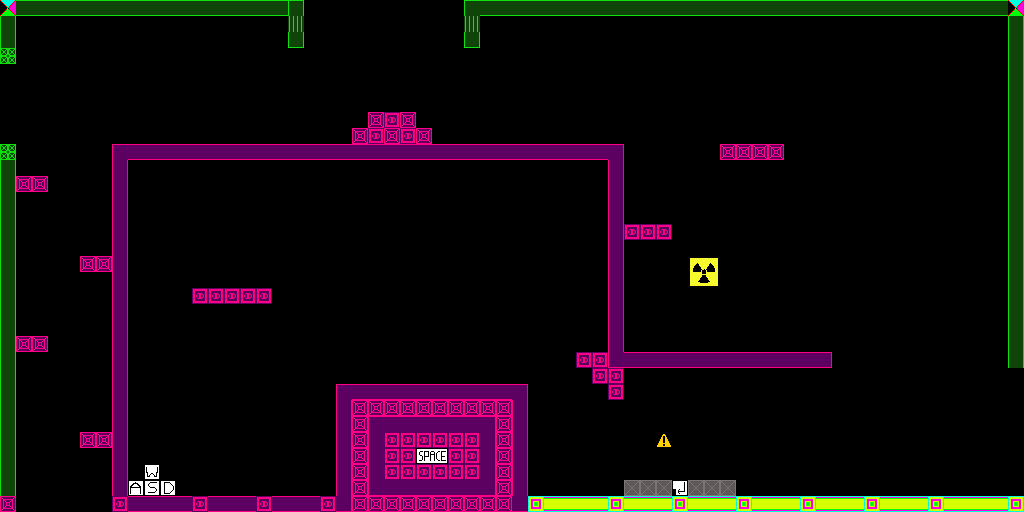

Rendered tile map (Tiled .tmx) drawn with the repository's tilesets; below, a short description and the map source with its tile grids summarised:
An orthogonal 64x32 tile map with 16x16 px tiles, 2 tile layers (Tile Layer 1, cosmetic) and 7 objects (4x teleport, turret, platform, slime).

<map version="1.0" orientation="orthogonal" width="64" height="32" tilewidth="16" tileheight="16">
 <tileset firstgid="1" name="Tiles" tilewidth="16" tileheight="16">
  <image source="ccbResources/Tiles.png" width="800" height="600" />
 </tileset>
 <layer name="Tile Layer 1" width="64" height="32">
  <data>[2048 cells, 370 non-empty, 31 distinct tile ids]</data>
 </layer>
 <objectgroup name="objects" width="64" height="32">
  <object type="turret" x="679" y="463">
   <properties>
    <property name="direction" value="east" />
    <property name="interval" value="1" />
    <property name="size" value="small" />
   </properties>
  </object>
  <object type="teleport" x="1012" y="373" width="9" height="119">
   <properties>
    <property name="direction" value="east" />
   </properties>
  </object>
  <object type="platform" x="907" y="100" width="26" height="319" />
  <object type="teleport" x="-2" y="63" width="16" height="81">
   <properties>
    <property name="direction" value="west" />
   </properties>
  </object>
  <object type="teleport" x="18" y="497" width="92" height="13">
   <properties>
    <property name="direction" value="down" />
   </properties>
  </object>
  <object type="slime" x="634" y="333" width="189" height="9" />
  <object type="teleport" x="305" y="1" width="156" height="24">
   <properties>
    <property name="direction" value="up" />
   </properties>
  </object>
 </objectgroup>
 <layer name="cosmetic" width="64" height="32">
  <data>[2048 cells, 5 non-empty, 5 distinct tile ids]</data>
 </layer>
</map>
